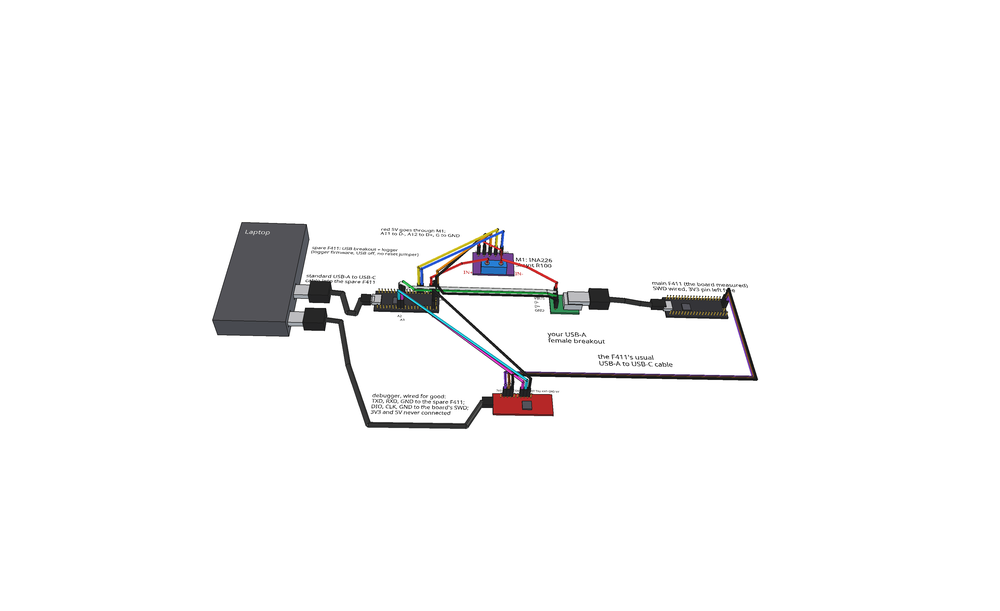
#> input picture docs/freecad/render/f411_overview.png, 1000 x 611 px, shrunk from 3600 x 2200 before the run; its folder holds 4 pictures in this run
$ python crop.py
#> lines starting #> are read from the running program, lines starting #| are printed output that depends on the picture
"""Trim the white border off each render in docs/freecad/render/, keeping a small margin.
   usage: .venv/bin/python docs/freecad/crop.py"""
import os
from PIL import Image, ImageChops

D = os.path.join(os.path.dirname(os.path.abspath(__file__)), "render")
for f in sorted(os.listdir(D)):
    if not f.endswith(".png") or f.endswith("_crop.png"):
        continue
    im = Image.open(os.path.join(D, f)).convert("RGB")
#> im is the input picture: PIL image 1000x611 RGB; mean R, G, B 247.5, 247.3, 247.4
    bg = Image.new("RGB", im.size, (255, 255, 255))
#> bg: PIL image 1000x611 RGB; every value is 255
    box = ImageChops.difference(im, bg).getbbox()
#> box = (210, 220, 761, 432)
    m = 40
    box = (max(box[0] - m, 0), max(box[1] - m, 0), min(box[2] + m, im.width), min(box[3] + m, im.height))
#> box = (170, 180, 801, 472)
    out = im.crop(box)
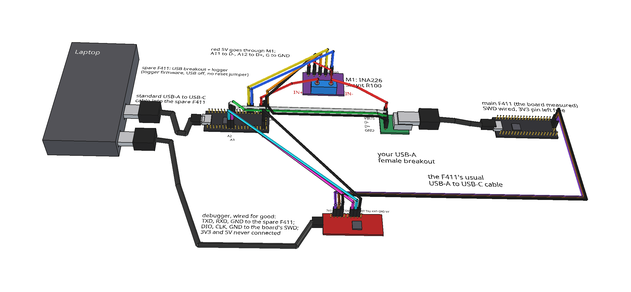
#> out: PIL image 631x292 RGB; mean R, G, B 230.3, 229.5, 229.9
    out.save(os.path.join(D, f.replace(".png", "_crop.png")))
    print(f, im.size, "->", out.size)
#| f411_overview.png (1000, 611) -> (631, 292)
#> pass 3 of the loop `for f in sorted(os.listdir(D)):`:
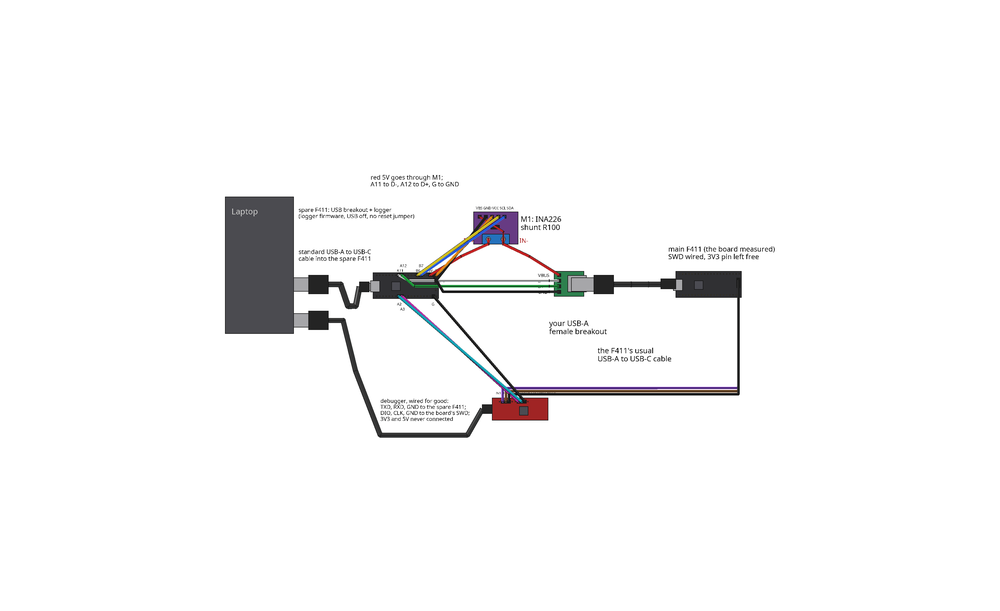
#> input picture docs/freecad/render/f411_top.png, 1000 x 611 px, shrunk from 3600 x 2200 before the run
#> im is the input picture: PIL image 1000x611 RGB; mean R, G, B 246.8, 246.6, 246.8
#> `box = ImageChops.difference(im, bg).getbbox()`: box = (222, 172, 777, 440)
#> `box = (max(box[0] - m, 0), max(box[1] - m, 0), min(box[2] + m, im.widt..`: box = (182, 132, 817, 480)
#> `out = im.crop(box)`:
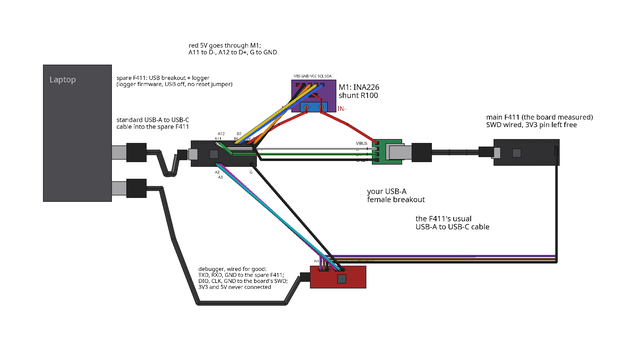
#> out: PIL image 635x348 RGB; mean R, G, B 232.3, 231.7, 232.2
#| f411_top.png (1000, 611) -> (635, 348)
#> the loop made 4 passes; the first 3 are shown
